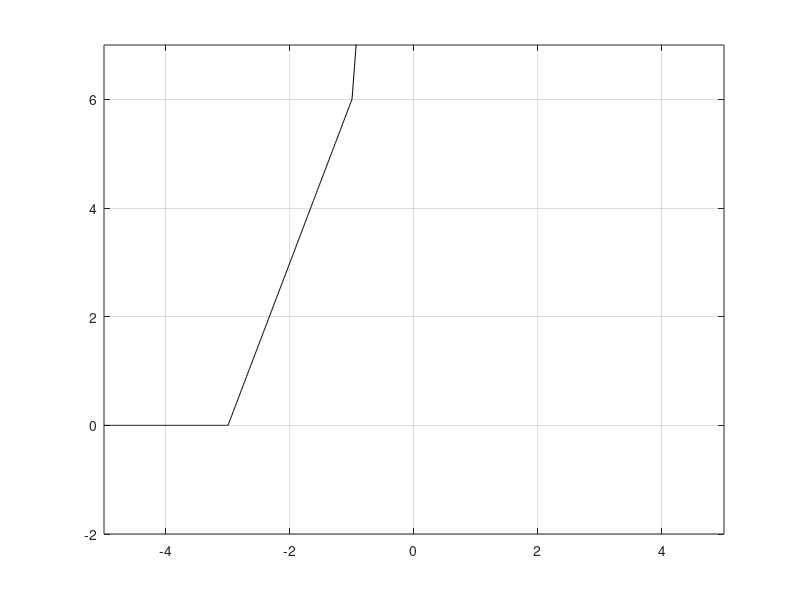

The MATLAB script that drew this image:
% Clear all variables
clear all;

% Define the sample period and time vectorize
Ts = 0.01;
t = -5:Ts:5;

% Define the ramp function
function y = ramp(t, m, ad)
  y = max(0, t + ad) * m;
endfunction

% Define the unit step function
function y = ustep(t, ad)
  y = (t+ad) >= 0;
endfunction

% Generate the signal
y1 = ramp(t, 3, 3);
y2 = ramp(t, -6, 1);
y3 = ramp(t, 3, 0);
y4 = ustep(t, -3);
y = y1 - 2 * y2 + 3 * y3 - y4;

% Plot the signal
plot(t, y, 'k');
axis([-5 5 -2 7]);
grid on;




